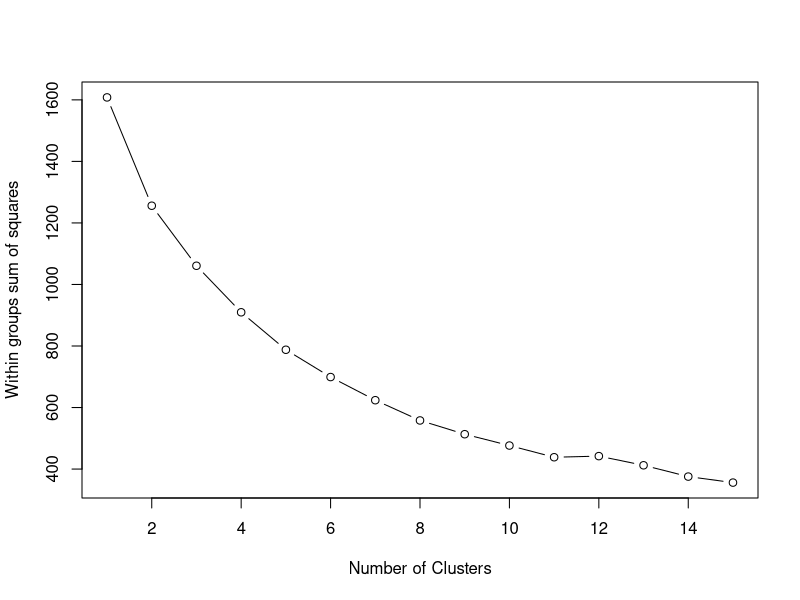
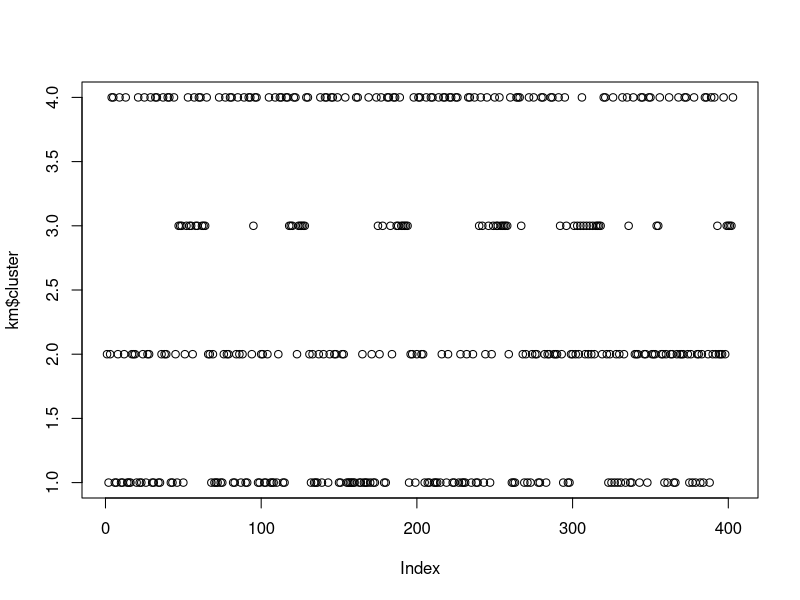

Reproduce these figures in R, in order.
wssplot <- function(data, nc=15, seed=1234){
			    wss <- (nrow(data)-1)*sum(apply(data,2,var))
               for (i in 2:nc){
                    set.seed(seed)
                    wss[i] <- sum(kmeans(data, centers=i)$withinss)}
                plot(1:nc, wss, type="b", xlab="Number of Clusters",
                     ylab="Within groups sum of squares")}


x<-read.csv("clusterInput.csv",header=TRUE)
a<-x$STG
b<-x$SCG
c<-x$STR
d<-x$LPR
e<-x$PEG
final_class<-x$UNS
z<-data.frame(a,b,c,d,e)

df<-scale(z[-1])
wssplot(df)

km<-kmeans(z,4,15) 
print(km)
y<-data.frame(a,b,c,d,e,km$cluster)
plot(km$cluster)


